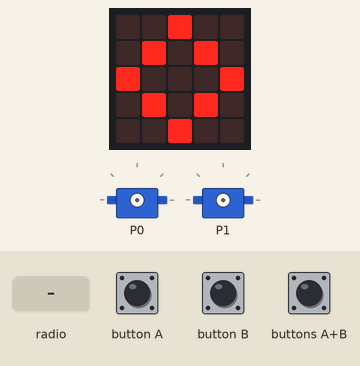
Bench run of a program on a simulated BBC micro:bit (MakeCode). Shown: the board's 5×5 LED display, 2 × servo. Inputs (shaded band) come from the test bench. The 48×5 strip is a reading aid, not a part: it shows the text the display is scrolling, unrolled, one strip-width of it at a time.

Above: at 6.3 s.
6.4 s: button A pressed for 0.15 s
At 7.1 s:
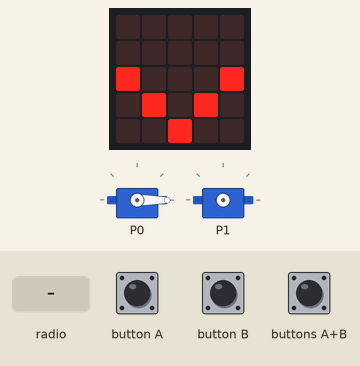
8.0 s: button B pressed for 0.15 s
At 9.3 s:
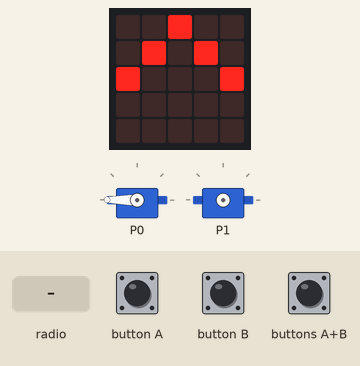
9.6 s: buttons A+B pressed for 0.15 s
At 11.2 s:
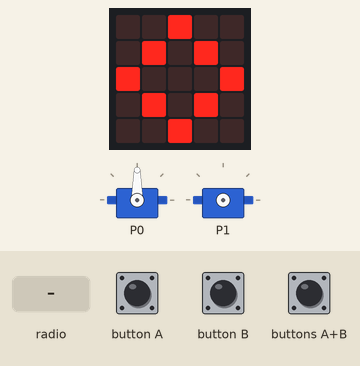
11.8 s: radio message "1" arrives
13.3 s: radio message "A" arrives
At 14.1 s:
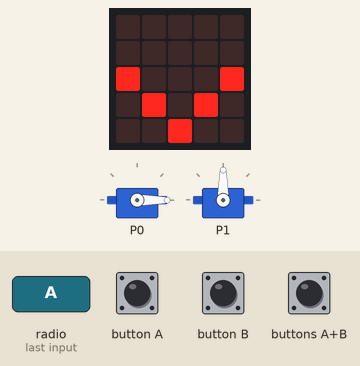
14.8 s: radio message "B" arrives
At 15.2 s:
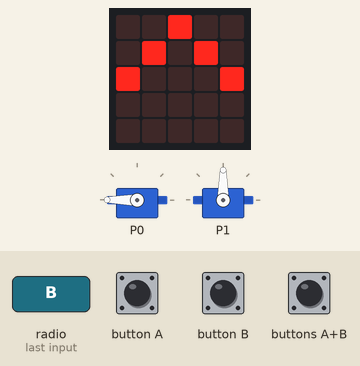
Timing chart, 0 to 17.3 s (numbered marks = the images above; inputs shaded):
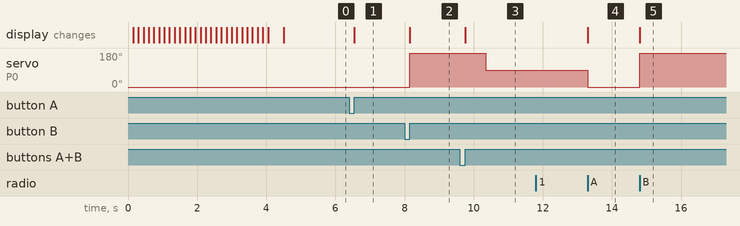

Measured:
- after the input at 6.4 s, the display: changes after 0.15 s (image 1)
- after the input at 8.0 s, servo on P0: 0° → 180° after 0.15 s; the display: changes after 0.15 s (image 2)
- after the input at 9.6 s, servo on P0: 180° → 90° after 0.75 s; the display: changes after 0.15 s (image 3)
- after the input at 13.3 s, servo on P0: 90° → 0° at once; the display: changes at once (image 4)
- after the input at 14.8 s, servo on P0: 0° → 180° at once; the display: changes at once (image 5)

The program:

main.ts
```typescript
input.onButtonPressed(Button.A, function () {
    pins.servoWritePin(AnalogPin.P0, 0)
    basic.showLeds(`
        . . . . .
        . . . . .
        # . . . #
        . # . # .
        . . # . .
        `)
})
input.onButtonPressed(Button.AB, function () {
    basic.showIcon(IconNames.Diamond)
    pins.servoWritePin(AnalogPin.P0, 90)
})
radio.onReceivedString(function (receivedString) {
    if (receivedString.includes("AB")) {
        control.raiseEvent(
        EventBusSource.MICROBIT_ID_BUTTON_AB,
        EventBusValue.MICROBIT_BUTTON_EVT_CLICK
        )
    } else {
        if (receivedString.includes("A")) {
            control.raiseEvent(
            EventBusSource.MICROBIT_ID_BUTTON_A,
            EventBusValue.MICROBIT_BUTTON_EVT_CLICK
            )
        } else {
            if (receivedString.includes("B")) {
                control.raiseEvent(
                EventBusSource.MICROBIT_ID_BUTTON_B,
                EventBusValue.MICROBIT_BUTTON_EVT_CLICK
                )
            } else {
                lenkung(parseFloat(receivedString))
            }
        }
    }
})
input.onButtonPressed(Button.B, function () {
    pins.servoWritePin(AnalogPin.P0, 180)
    basic.showLeds(`
        . . # . .
        . # . # .
        # . . . #
        . . . . .
        . . . . .
        `)
})
function lenkung (num: number) {
    winkel = Math.map(num, -1023, 1023, 0, 180)
    pins.servoWritePin(AnalogPin.P1, winkel)
}
let winkel = 0
basic.showString("DLPL")
basic.showIcon(IconNames.Diamond)
radio.setGroup(54)
```

test.ts
```typescript
// Hier kann man Tests durchführen; diese Datei wird nicht kompiliert, wenn dieses Paket als Erweiterung verwendet wird.
```
